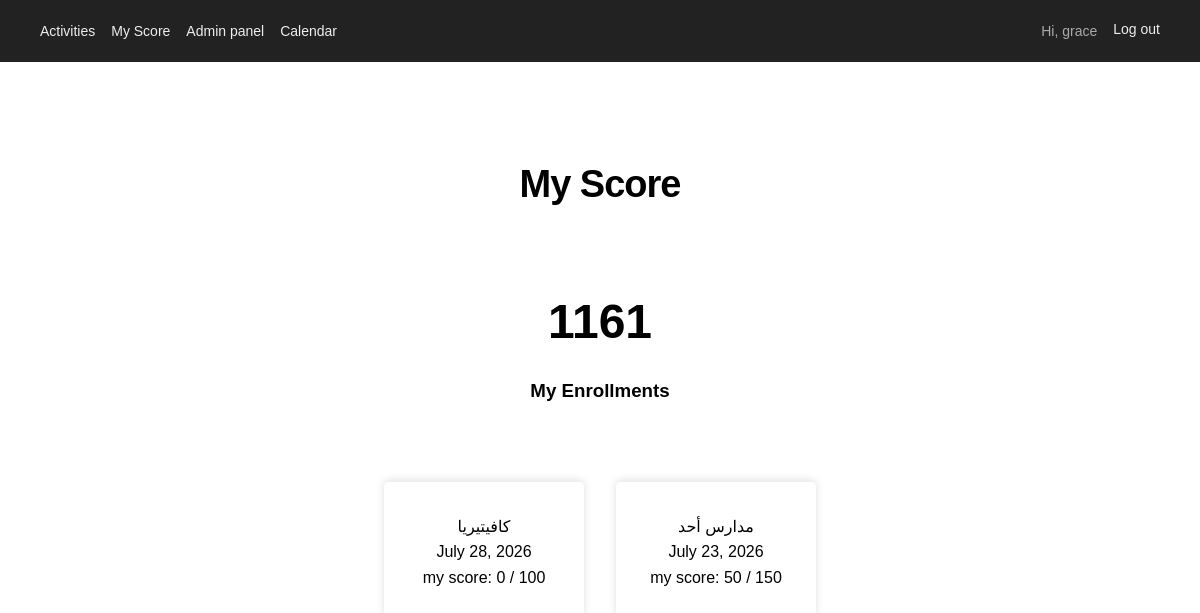
Before: /my-score/ (signed in) with the older database file.
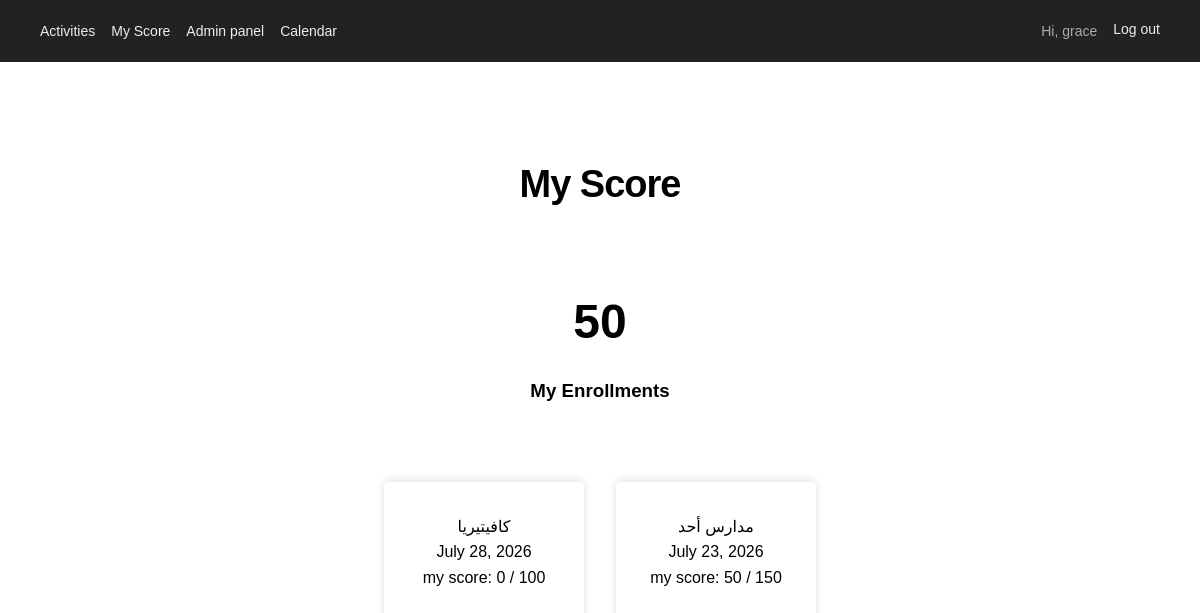
After: the same page with the newer database file.
### activities/models.py (models this page shows, shortened)
class Profile(models.Model):
    user = models.OneToOneField(User, on_delete=models.CASCADE, related_name='profile')
    score = models.IntegerField(default=0)

### activities/views.py (the view)
# urls.py: path('my-score/', views.my_score, name='my_score'),
@login_required
def my_score(request):
    profile = request.user.profile
    my_enrollments = Enrollment.objects.filter(user=request.user).select_related('activity')
    return render(request, 'activities/my_score.html', {
        'profile': profile,
        'my_enrollments': my_enrollments,
    })

### activities/templates/activities/my_score.html (shortened to what this page needs)
{% extends 'activities/../../../activities/templates/activities/index.html' %}
{% block content %}
    <h1 class="main-heading">My Score</h1>
    <p class="score">{{ profile.score }}</p>
    <h3>My Enrollments</h3>
    <div class="act-grid">
        {% for enrollment in my_enrollments %}
            <div class="act-contents">
                <p>{{ enrollment.activity.name }}</p>
                <p>{{ enrollment.activity.week_date }}</p>
                <p>my score: {{ enrollment.final_score }} / {{ enrollment.activity.points }}</p>
            </div>
        {% empty %}
            <p>You haven't enrolled in any activities yet.</p>
        {% endfor %}
    </div>
{% endblock %}

Changed rows visible on the page:
changed Profile: score "1161" → "50"
